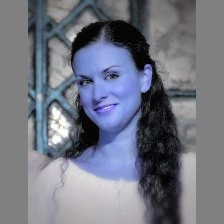
#> input picture myTrain/test.jpg, 224 x 224 px; its folder holds only this picture in this run
$ python -i data_aug.py   (imports and definitions only)
#> lines starting #> are read from the running program, lines starting #| are printed output that depends on the picture
#> further down, picture is the input picture: PIL image 224x224 RGB; mean R, G, B 113.6, 117.2, 129.8
import os
import cv2
import math
import random
import scipy
import json
import copy
import base64
import zlib
import numpy as np
from scipy.ndimage.filters import gaussian_filter
from PIL import Image, ImageEnhance, ImageOps, ImageFile

import sys

# global parameter
set_ratio = 0.5

# [150 lines left out: functions load_json, mask_to_bbox, show_edge, annToRLE, annToMask, base64_2_mask and 6 more, not called in this run]

def data_aug_color(image):
    if random.random()<set_ratio:
        return image
    random_factor = np.random.randint(4, 17) / 10.
    color_image = ImageEnhance.Color(image).enhance(random_factor)
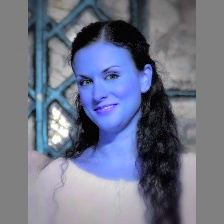
#> color_image: PIL image 224x224 RGB; mean R, G, B 111, 116.7, 136.1
    random_factor = np.random.randint(4, 17) / 10.
    brightness_image = ImageEnhance.Brightness(color_image).enhance(random_factor)
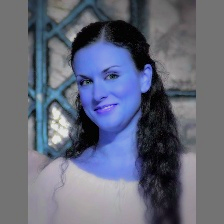
#> brightness_image: PIL image 224x224 RGB; mean R, G, B 99.5, 104.6, 122.1
    random_factor = np.random.randint(6, 15) / 10.
    contrast_image = ImageEnhance.Contrast(brightness_image).enhance(random_factor)
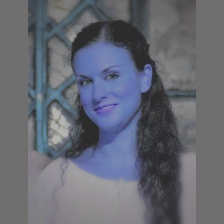
#> contrast_image: PIL image 224x224 RGB; mean R, G, B 101.4, 104.5, 114.9
    random_factor = np.random.randint(8, 13) / 10.
    return ImageEnhance.Sharpness(contrast_image).enhance(random_factor)

# [183 lines left out: functions data_aug_noise, padding, Normalize_Img, Anti_Normalize_Img, data_motion_blur, data_motion_blur_prior and 6 more, not called in this run]

>>> from PIL import Image
>>> picture = Image.open('../myTrain/test.jpg')
>>> result = data_aug_color(picture)
